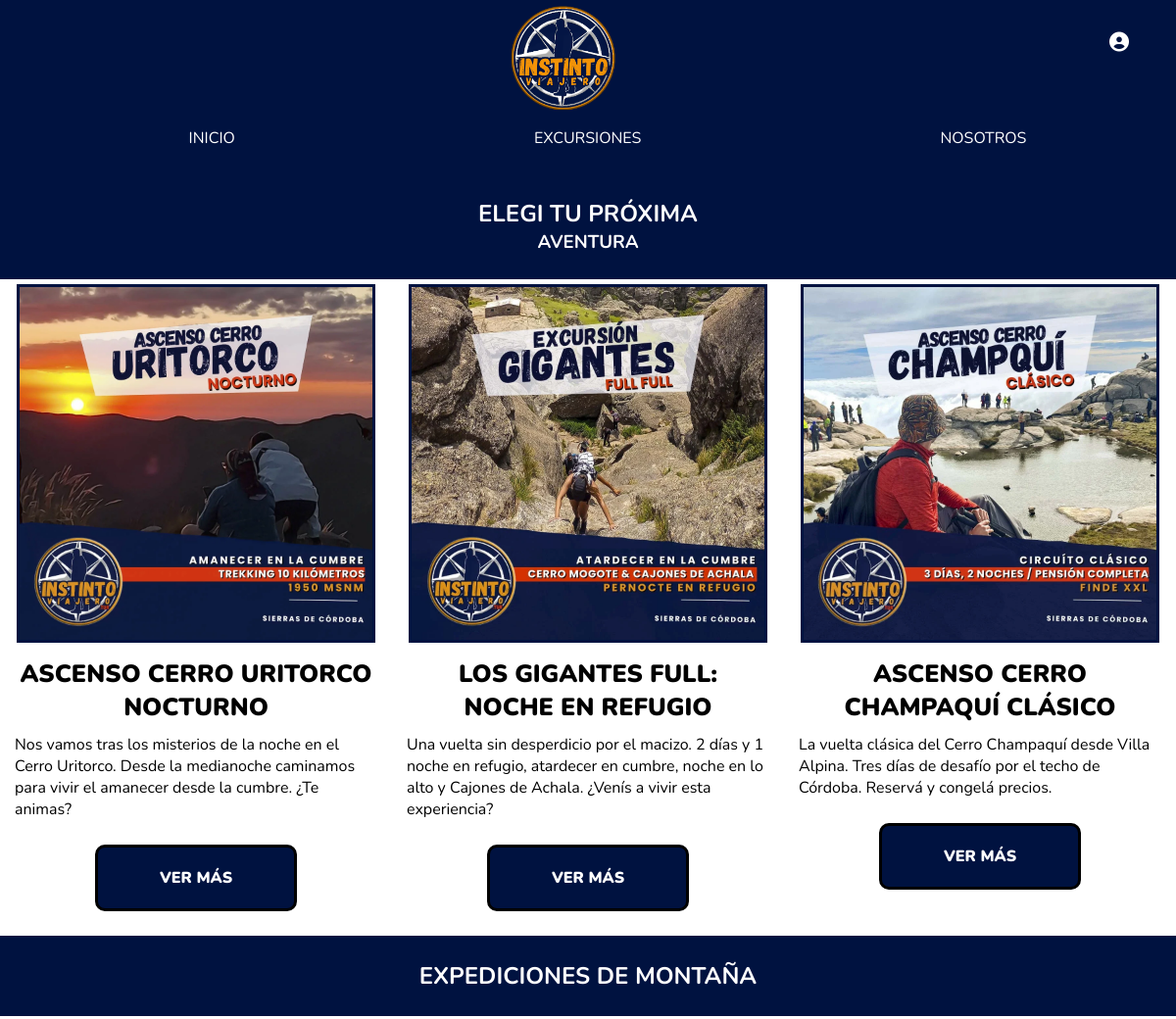
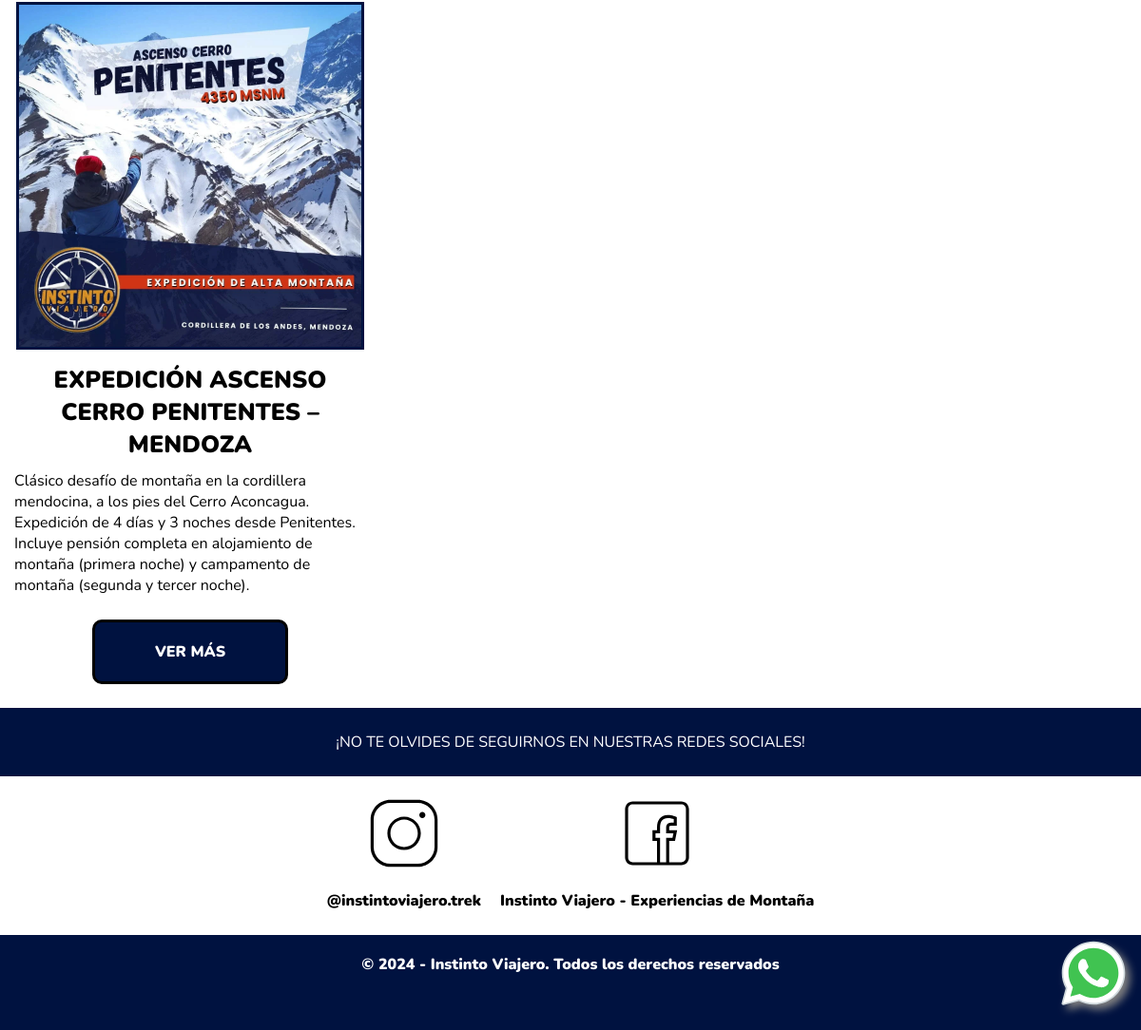
The app's page /acciones/proximas_salidas with its own data (2 pictures, top to bottom).
### models.py (models this page shows)
class SalidaTrekking(db.Model):
    id = db.Column(db.Integer, primary_key=True)
    slug = db.Column(db.String(160), unique=True, nullable=False)
    tipo_salida = db.Column(db.String(255))
    prox_desc = db.Column(db.Text)
    foto_carta = db.Column(db.String(255))
    foto_portada = db.Column(db.String(255))
    titulo = db.Column(db.String(100))
    subtitulo = db.Column(db.String(150))
    dias = db.Column(db.String(50))
    contado = db.Column(db.String(50))
    lugarsalida = db.Column(db.String(100))
    dificultad = db.Column(db.String(50))
    recorrido = db.Column(db.Text)
    encuentro = db.Column(db.String(100))
    inicio = db.Column(db.String(100))
    fin = db.Column(db.String(100))
    edad = db.Column(db.String(50))
    proximasfechas = db.Column(db.String(100))
    descripcion = db.Column(db.Text)
    trescuotas = db.Column(db.String(50))
    seiscuotas = db.Column(db.String(50))
    meses_proximos = db.Column(db.String(100))
    precio_meses_proximos = db.Column(db.String(50))
    tres_cuotas_meses = db.Column(db.String(50))
    seis_cuotas_meses = db.Column(db.String(50))
    finpromo = db.Column(db.String(100))
    incluye = db.Column(db.Text)
    opcional = db.Column(db.Text)
    no_incluye = db.Column(db.Text)
    itinerario = db.Column(db.Text)
    equipamiento = db.Column(db.Text)
    preguntas = db.Column(db.Text)
    foto_uno = db.Column(db.String(255))
    foto_dos = db.Column(db.String(255))
    foto_tres = db.Column(db.String(255))
    codigo = db.Column(db.Text)

### acciones.py (the view)
@bp.route('/proximas_salidas')
def proximas_salidas():
    salidas = SalidaTrekking.query.all()
    return render_template('proximas_salidas.html', salidas=salidas)

### templates/proximas_salidas.html (shortened to what this page needs)
{% extends 'base.html' %}
{% block content %}
<head>
</head>
<main>
    <div class="section-titles-subtitles">
        <h2 class="section-title">ELEGI TU PRÓXIMA</h2>
        <h3 class="section-subtitle">AVENTURA</h3>
    </div>
    <section class="trekking_cba">
        <div class="trekking-cba-grid">
            {% for s in salidas%}
                {% if s.tipo_salida == 'trekking-cordoba'%}
                    <div class="trekking_cba_carta">
                        <div class="trekking_cba_img">
                            <img src="{{ url_for('static', filename='uploads/'~s.foto_carta) }}" class="img-fluid">
                        </div>
                        <div class="trekking_cba_titulo">
                            <h4>{{s.titulo}}</h4>
                        </div>
                        <div class="trekking_cba_parrafo ">
                            <p>{{s.prox_desc|safe}}</p>
                        </div>
                        <div>
                            <a class="trekking_cba_boton botones" href="{{url_for('acciones.ver_salida', slug=s.slug)}}">VER MÁS</a>
                        </div>
                    </div>
                {% endif %}
            {% endfor %}
        </div>
    </section>
    <section class="expediciones-de-montaña">
        <div class="section-titles-subtitles">
            <h2 class="section-title">EXPEDICIONES DE MONTAÑA</h2>
        </div>
        <div class="trekking-cba-grid">
            {% for s in salidas %}
                {%if s.tipo_salida == 'expedicion-de-montaña'%}
                <div class="trekking_cba_carta">
                    <div class="trekking_cba_img">
                        <img src="{{ url_for('static', filename='uploads/'~s.foto_carta) }}" class="img-fluid">
                    </div>
                    <div class="trekking_cba_titulo">
                        <h4>{{s.titulo}}</h4>
                    </div>
                    <div class="trekking_cba_parrafo">
                        <p>{{s.prox_desc|safe}}</p>
                    </div>
                    <div>
                        <a class="trekking_cba_boton botones" href="{{url_for('acciones.ver_salida', slug=s.slug)}}">VER MÁS</a>
                    </div>
                </div>
                {%endif%}
            {%endfor%}
        </div>
    </section>
</main>
{% endblock %}

### templates/base.html (shortened to what this page needs)
<!DOCTYPE html>
<html lang="es">
<head>
    <link rel="stylesheet" href="/static/sass/style.css">
</head>
<body>
    <header class="header">
        <div class="header-logo">
            <a href="{{url_for("index")}}" class="logo" alt="Logo de instinto viajero"></a>
        </div>
        <nav class="nave">
            <ul>
                <li><a href="{{url_for("index")}}" alt="inicio">Inicio</a></li>
                <li><a href="{{url_for("acciones.proximas_salidas")}}" alt="Excursiones">Excursiones</a></li>
                <li><a href="{{url_for("acciones.nosotros")}}" alt="sobre nosotros">nosotros</a></li>
                <li class="login-circle"><a href="{{url_for("acciones.pag_log")}}"><i class="fa-solid fa-circle-user fa-lg"></i></a></li>
            </ul>
        </nav>
    </header>
    {% block content %}
    {% endblock %}
    <footer class="footer">
        <div class="section-titles-subtitles">
            <p class="section-title">¡NO TE OLVIDES DE SEGUIRNOS EN NUESTRAS REDES SOCIALES!</p>
        </div>
        <div class="footer_contact">
            <a class="whatsapp" href="https://api.whatsapp.com/send?phone=+3541207389&text=Hola!%20Quiero%20me%20gustaria%20recibir%20informacion%20sobre:%20" target="_blank" alt="Logo de whatsapp">
            </a>
            <a class="logos" href="https://www.instagram.com/instintoviajero.trek" target="_blank" alt="Logo de instagram">
                <p class="redes">@instintoviajero.trek</p>
            </a>
            <a class="logos" href="https://www.facebook.com/instintotrek/" target="_blank" alt="Logo de facebook">
                <p class="redes">Instinto Viajero - Experiencias de Montaña</p>
            </a>
        </div>
        <div class="derechos">
            <p class="footerp">© 2024 - Instinto Viajero. Todos los derechos reservados</p>
        </div>
    </footer>
</body>
</html>

### static/sass/style.css (style rules this page uses)
* { font-family: "Nunito", serif; margin: 0; text-decoration: none; }
.logo { display: flex; background-image: url(../img/Logos/Instinto_viajero.png); background-position: center; background-repeat: no-repeat; background-size: contain; border-radius: 100%; width: 100%; height: 100%; margin-bottom: 10px; }
.header .header-logo { display: flex; justify-content: center; margin: auto; }
.header-logo .logo { display: flex; justify-content: center; text-align: center; height: 15vh; width: 25vw; }
.nave ul li a { justify-content: space-around; text-align: center; }
.nave { width: 100%; justify-content: space-around; text-align: center; }
@media (min-width: 768px) { .header-logo .logo { margin-left: -50px; } }
header { background-color: #001240; color: #ffffff; padding-bottom: 25px; }
.header .nave ul { display: flex; justify-content: space-around; list-style-type: none; text-transform: uppercase; color: #ffffff; }
.nave ul li a { color: #ffffff; }
.botones { display: flex; margin: 8vh auto; margin-top: 35vh; width: 60%; text-align: center; background-image: linear-gradient(rgba(0, 0, 0, 0.4), rgba(0, 0, 0, 0.4)); background-color: transparent; padding: 10px; border: solid 2px white; border-top-left-radius: 10px; border-bottom-left-radius: 10px; border-top-right-radius: 10px; border-bottom-right-radius: 10px; font-weight: 900; color: #ffffff; }
.section-titles-subtitles { padding: 25px 0; color: #ffffff; background-color: #001240; text-transform: uppercase; }
.section-title { display: flex; justify-content: center; text-align: center; color: #ffffff; }
.section-subtitle { display: flex; justify-content: center; color: #ffffff; }
.trekking_cba_img img { display: flex; margin: 5px auto; width: 90%; height: auto; border: solid 3px #001240; }
.trekking_cba_titulo h4 { text-transform: uppercase; font-weight: 900; display: flex; text-align: center; justify-content: center; font-size: 25px; margin: 10px 20px; color: #000000; box-shadow: #001240; }
.trekking_cba_parrafo p { margin: auto 15px; color: #000000; }
.trekking_cba_boton { text-align: center; display: flex; justify-content: center; background-color: #001240; background-image: none; width: 40%; margin: 25px auto; padding: 20px; border: solid 3px #000000; }
@media (min-width: 768px) { .trekking-cba-grid { display: grid; grid-template-columns: repeat(3, 1fr); } }
.footer { text-align: center; }
.redes { color: #000000; font-weight: 900; }
.footerp { font-weight: 900; margin-top: 25px; color: #ffffff; padding: 2.5vh 0 0 0; height: 10vh; background-color: #001240; }
.footer_contact { gap: 20px; display: flex; justify-content: center; }
.footer_contact svg { height: 10vh; display: flex; text-align: center; margin: 20px auto; }
.whatsapp { position: fixed; right: 0%; bottom: 0%; background-color: transparent; filter: drop-shadow(5px 5px 4px grey); }
.login-circle { top: 2rem; right: 3rem; display: flex; position: absolute; }
.trekking_cba_img { display: flex; justify-content: center; align-items: center; margin: auto; }

### records on screen
SalidaTrekking: foto_carta (picture), titulo "ASCENSO CERRO URITORCO NOCTURNO", prox_desc "Nos vamos tras los misterios de la noche en el Cerro Uritorco. Desde la medianoche caminamos para vivir el amanecer desde la cumbre. ¿Te animas?"
SalidaTrekking: foto_carta (picture), titulo "LOS GIGANTES FULL: NOCHE EN REFUGIO", prox_desc "Una vuelta sin desperdicio por el macizo. 2 días y 1 noche en refugio, atardecer en cumbre, noche en lo alto y Cajones de Achala. ¿Venís a vivir esta experiencia?"
SalidaTrekking: foto_carta (picture), titulo "ASCENSO CERRO CHAMPAQUÍ CLÁSICO", prox_desc "La vuelta clásica del Cerro Champaquí desde Villa Alpina. Tres días de desafío por el techo de Córdoba. Reservá y congelá precios."
SalidaTrekking: foto_carta (picture), titulo "EXPEDICIÓN ASCENSO CERRO PENITENTES – MENDOZA", prox_desc "Clásico desafío de montaña en la cordillera mendocina, a los pies del Cerro Aconcagua. Expedición de 4 días y 3 noches desde Penitentes. Incluye pensión completa en alojamiento de montaña (primera noche) y campamento de montaña (segunda y tercer noche)."
